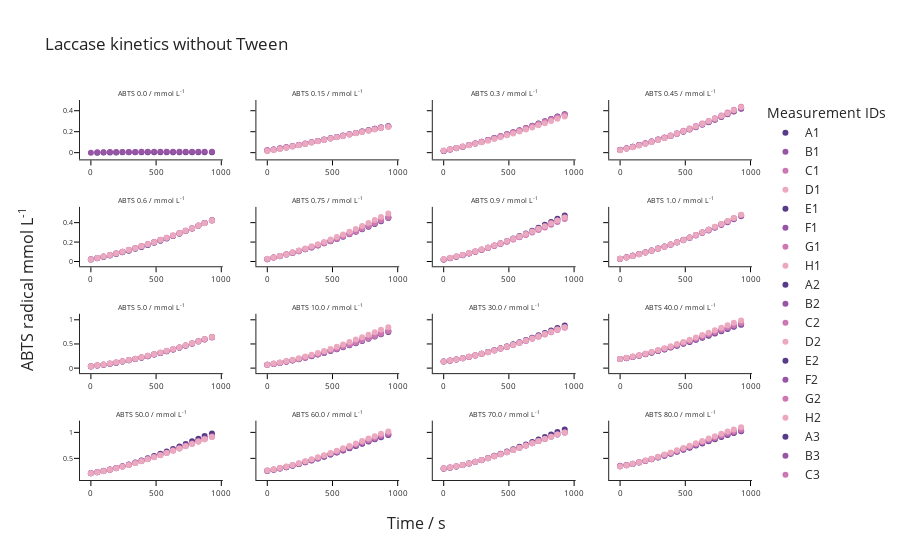

The notebook cell this image was saved under:
### Markdown cell above
### Visualize measurement data

### Code cell
estimator_woTween.visualize_data()

### Figure 1 — Plotly figure (JSON) as saved in the notebook; plotly's stock layout.template omitted (floating-point values rounded to 4 significant figures)
{"data": [{"marker": {"color": "rgb(87, 59, 136)"}, "mode": "markers", "name": "A1", "type": "scatter", "x": [0, 49, 97, 146, 194, 242, 291, 340, 388, 436, 485, 533, 581, 630, 679, 727, 776, 824, 872, 928], "xaxis": "x", "y": [null, 0.0001452, 0.001621, 0.002175, 0.00279, 0.00319, 0.004021, 0.004514, 0.004945, 0.004976, 0.005038, 0.004545, 0.004483, 0.00473, 0.004699, 0.004545, 0.00436, 0.004452, 0.004514, 0.004175], "yaxis": "y"}, {"marker": {"color": "rgb(152, 85, 166)"}, "mode": "markers", "name": "B1", "type": "scatter", "x": [0, 49, 97, 146, 194, 242, 291, 340, 388, 436, 485, 533, 581, 630, 679, 727, 776, 824, 872, 928], "xaxis": "x", "y": [0.0001452, 0.002852, 0.00396, 0.005346, 0.005623, 0.0055, 0.006548, 0.006794, 0.007935, 0.008182, 0.008243, 0.008058, 0.007596, 0.008521, 0.008367, 0.008336, 0.008213, 0.008552, 0.008891, 0.008459], "yaxis": "y"}, {"marker": {"color": "rgb(206, 120, 179)"}, "mode": "markers", "name": "C1", "type": "scatter", "x": [0, 49, 97, 146, 194, 242, 291, 340, 388, 436, 485, 533, 581, 630, 679, 727, 776, 824, 872, 928], "xaxis": "x", "y": [null, null, null, null, null, null, null, null, null, null, null, null, null, null, null, null, null, null, null, null], "yaxis": "y"}, {"marker": {"color": "rgb(236, 168, 190)"}, "mode": "markers", "name": "D1", "type": "scatter", "x": [0, 49, 97, 146, 194, 242, 291, 340, 388, 436, 485, 533, 581, 630, 679, 727, 776, 824, 872, 928], "xaxis": "x", "y": [null, null, null, null, null, null, null, null, null, null, null, null, null, null, null, null, null, null, null, null], "yaxis": "y"}, {"marker": {"color": "rgb(87, 59, 136)"}, "mode": "markers", "name": "E1", "type": "scatter", "x": [0, 49, 97, 146, 194, 242, 291, 340, 388, 436, 485, 533, 581, 630, 679, 727, 776, 824, 872, 928], "xaxis": "x2", "y": [0.0204, 0.03059, 0.04005, 0.05087, 0.06231, 0.07362, 0.08588, 0.09875, 0.1112, 0.1237, 0.1366, 0.1494, 0.1616, 0.1755, 0.1879, 0.2012, 0.2139, 0.2273, 0.2398, 0.2514], "yaxis": "y2"}, {"marker": {"color": "rgb(152, 85, 166)"}, "mode": "markers", "name": "F1", "type": "scatter", "x": [0, 49, 97, 146, 194, 242, 291, 340, 388, 436, 485, 533, 581, 630, 679, 727, 776, 824, 872, 928], "xaxis": "x2", "y": [0.01826, 0.02798, 0.03861, 0.0498, 0.06136, 0.07324, 0.08559, 0.09827, 0.1116, 0.1245, 0.1368, 0.1496, 0.1628, 0.1759, 0.1886, 0.2013, 0.215, 0.2274, 0.2399, 0.2526], "yaxis": "y2"}, {"marker": {"color": "rgb(206, 120, 179)"}, "mode": "markers", "name": "G1", "type": "scatter", "x": [0, 49, 97, 146, 194, 242, 291, 340, 388, 436, 485, 533, 581, 630, 679, 727, 776, 824, 872, 928], "xaxis": "x2", "y": [0.02468, 0.03109, 0.04124, 0.052, 0.06288, 0.07441, 0.08658, 0.09837, 0.1117, 0.1241, 0.1361, 0.1483, 0.1601, 0.1737, 0.1865, 0.1988, 0.212, 0.2247, 0.2366, 0.2488], "yaxis": "y2"}, {"marker": {"color": "rgb(236, 168, 190)"}, "mode": "markers", "name": "H1", "type": "scatter", "x": [0, 49, 97, 146, 194, 242, 291, 340, 388, 436, 485, 533, 581, 630, 679, 727, 776, 824, 872, 928], "xaxis": "x2", "y": [0.01535, 0.02484, 0.03608, 0.04761, 0.05934, 0.0708, 0.08278, 0.09641, 0.1084, 0.1203, 0.1345, 0.1469, 0.1582, 0.1727, 0.1844, 0.1966, 0.2089, 0.2214, 0.2343, 0.2441], "yaxis": "y2"}, {"marker": {"color": "rgb(87, 59, 136)"}, "mode": "markers", "name": "A2", "type": "scatter", "x": [0, 49, 97, 146, 194, 242, 291, 340, 388, 436, 485, 533, 581, 630, 679, 727, 776, 824, 872, 928], "xaxis": "x3", "y": [0.01687, 0.03087, 0.0435, 0.05739, 0.07225, 0.08789, 0.1043, 0.1208, 0.1387, 0.1567, 0.1755, 0.1946, 0.2145, 0.2353, 0.2557, 0.2775, 0.2995, 0.3213, 0.344, 0.3673], "yaxis": "y3"}, {"marker": {"color": "rgb(152, 85, 166)"}, "mode": "markers", "name": "B2", "type": "scatter", "x": [0, 49, 97, 146, 194, 242, 291, 340, 388, 436, 485, 533, 581, 630, 679, 727, 776, 824, 872, 928], "xaxis": "x3", "y": [0.01594, 0.03041, 0.0429, 0.05682, 0.07197, 0.0869, 0.1027, 0.12, 0.1376, 0.1559, 0.1746, 0.193, 0.2125, 0.2325, 0.2535, 0.2757, 0.2964, 0.319, 0.3415, 0.3642], "yaxis": "y3"}, {"marker": {"color": "rgb(206, 120, 179)"}, "mode": "markers", "name": "C2", "type": "scatter", "x": [0, 49, 97, 146, 194, 242, 291, 340, 388, 436, 485, 533, 581, 630, 679, 727, 776, 824, 872, 928], "xaxis": "x3", "y": [0.01823, 0.03022, 0.04359, 0.05764, 0.07235, 0.08815, 0.104, 0.1204, 0.1378, 0.1556, 0.1741, 0.1927, 0.2118, 0.2319, 0.252, 0.273, 0.2945, 0.3156, 0.3376, 0.3604], "yaxis": "y3"}, {"marker": {"color": "rgb(236, 168, 190)"}, "mode": "markers", "name": "D2", "type": "scatter", "x": [0, 49, 97, 146, 194, 242, 291, 340, 388, 436, 485, 533, 581, 630, 679, 727, 776, 824, 872, 928], "xaxis": "x3", "y": [0.01981, 0.03162, 0.04528, 0.05874, 0.07146, 0.08428, 0.09956, 0.1147, 0.1308, 0.1481, 0.1656, 0.1832, 0.2017, 0.2209, 0.2405, 0.2604, 0.2802, 0.3016, 0.3231, 0.3438], "yaxis": "y3"}, {"marker": {"color": "rgb(87, 59, 136)"}, "mode": "markers", "name": "E2", "type": "scatter", "x": [0, 49, 97, 146, 194, 242, 291, 340, 388, 436, 485, 533, 581, 630, 679, 727, 776, 824, 872, 928], "xaxis": "x4", "y": [0.02652, 0.04087, 0.05651, 0.07213, 0.08844, 0.1055, 0.1228, 0.1413, 0.1609, 0.1811, 0.2029, 0.224, 0.2463, 0.2702, 0.2932, 0.3172, 0.3427, 0.3684, 0.3951, 0.4212], "yaxis": "y4"}, {"marker": {"color": "rgb(152, 85, 166)"}, "mode": "markers", "name": "F2", "type": "scatter", "x": [0, 49, 97, 146, 194, 242, 291, 340, 388, 436, 485, 533, 581, 630, 679, 727, 776, 824, 872, 928], "xaxis": "x4", "y": [0.0281, 0.04165, 0.05707, 0.07305, 0.08831, 0.1051, 0.1245, 0.1412, 0.1597, 0.1796, 0.2001, 0.2211, 0.2429, 0.2665, 0.29, 0.3141, 0.3397, 0.3654, 0.3918, 0.4179], "yaxis": "y4"}, {"marker": {"color": "rgb(206, 120, 179)"}, "mode": "markers", "name": "G2", "type": "scatter", "x": [0, 49, 97, 146, 194, 242, 291, 340, 388, 436, 485, 533, 581, 630, 679, 727, 776, 824, 872, 928], "xaxis": "x4", "y": [0.0249, 0.0403, 0.05521, 0.07095, 0.08914, 0.1064, 0.1254, 0.1441, 0.1641, 0.1852, 0.2083, 0.2302, 0.2536, 0.2783, 0.3031, 0.3288, 0.3553, 0.3824, 0.4091, 0.4382], "yaxis": "y4"}, {"marker": {"color": "rgb(236, 168, 190)"}, "mode": "markers", "name": "H2", "type": "scatter", "x": [0, 49, 97, 146, 194, 242, 291, 340, 388, 436, 485, 533, 581, 630, 679, 727, 776, 824, 872, 928], "xaxis": "x4", "y": [0.02338, 0.03686, 0.05232, 0.06788, 0.08384, 0.1021, 0.1208, 0.1393, 0.1603, 0.1806, 0.2034, 0.2263, 0.2484, 0.2735, 0.2985, 0.324, 0.3501, 0.377, 0.4047, 0.4328], "yaxis": "y4"}, {"marker": {"color": "rgb(87, 59, 136)"}, "mode": "markers", "name": "A3", "type": "scatter", "x": [0, 49, 97, 146, 194, 242, 291, 340, 388, 436, 485, 533, 581, 630, 679, 727, 776, 824, 872, 928], "xaxis": "x5", "y": [0.02027, 0.03359, 0.04619, 0.06127, 0.07705, 0.09436, 0.1119, 0.1302, 0.1502, 0.1708, 0.1927, 0.2146, 0.2379, 0.2624, 0.2869, 0.3132, 0.3407, 0.3677, 0.396, 0.4254], "yaxis": "y5"}, {"marker": {"color": "rgb(152, 85, 166)"}, "mode": "markers", "name": "B3", "type": "scatter", "x": [0, 49, 97, 146, 194, 242, 291, 340, 388, 436, 485, 533, 581, 630, 679, 727, 776, 824, 872, 928], "xaxis": "x5", "y": [0.02316, 0.03727, 0.05134, 0.06661, 0.08314, 0.1001, 0.1184, 0.1372, 0.156, 0.176, 0.1977, 0.2191, 0.2415, 0.2656, 0.29, 0.3157, 0.3411, 0.3682, 0.3955, 0.4235], "yaxis": "y5"}, {"marker": {"color": "rgb(206, 120, 179)"}, "mode": "markers", "name": "C3", "type": "scatter", "x": [0, 49, 97, 146, 194, 242, 291, 340, 388, 436, 485, 533, 581, 630, 679, 727, 776, 824, 872, 928], "xaxis": "x5", "y": [0.02161, 0.03552, 0.05087, 0.06747, 0.08396, 0.1015, 0.1202, 0.1392, 0.1591, 0.1797, 0.2011, 0.2227, 0.2451, 0.2689, 0.2931, 0.318, 0.3429, 0.3695, 0.3961, 0.4249], "yaxis": "y5"}, {"marker": {"color": "rgb(236, 168, 190)"}, "mode": "markers", "name": "D3", "type": "scatter", "x": [0, 49, 97, 146, 194, 242, 291, 340, 388, 436, 485, 533, 581, 630, 679, 727, 776, 824, 872, 928], "xaxis": "x5", "y": [0.02037, 0.0359, 0.05037, 0.06601, 0.0824, 0.09969, 0.1183, 0.1369, 0.1571, 0.1775, 0.1993, 0.2209, 0.2437, 0.2672, 0.2912, 0.3156, 0.3412, 0.3677, 0.395, 0.4219], "yaxis": "y5"}, {"marker": {"color": "rgb(87, 59, 136)"}, "mode": "markers", "name": "E3", "type": "scatter", "x": [0, 49, 97, 146, 194, 242, 291, 340, 388, 436, 485, 533, 581, 630, 679, 727, 776, 824, 872, 928], "xaxis": "x6", "y": [0.02397, 0.04005, 0.05537, 0.07102, 0.0884, 0.1059, 0.1254, 0.145, 0.1654, 0.187, 0.2091, 0.2316, 0.2556, 0.2803, 0.3055, 0.332, 0.359, 0.3868, 0.4154, 0.4469], "yaxis": "y6"}, {"marker": {"color": "rgb(152, 85, 166)"}, "mode": "markers", "name": "F3", "type": "scatter", "x": [0, 49, 97, 146, 194, 242, 291, 340, 388, 436, 485, 533, 581, 630, 679, 727, 776, 824, 872, 928], "xaxis": "x6", "y": [0.02583, 0.04202, 0.05789, 0.07419, 0.09163, 0.1097, 0.1294, 0.1494, 0.1706, 0.1923, 0.2146, 0.2379, 0.2617, 0.2872, 0.3126, 0.3397, 0.3666, 0.3948, 0.4251, 0.4553], "yaxis": "y6"}, {"marker": {"color": "rgb(206, 120, 179)"}, "mode": "markers", "name": "G3", "type": "scatter", "x": [0, 49, 97, 146, 194, 242, 291, 340, 388, 436, 485, 533, 581, 630, 679, 727, 776, 824, 872, 928], "xaxis": "x6", "y": [0.0244, 0.04087, 0.05562, 0.07114, 0.08908, 0.1068, 0.1262, 0.1458, 0.1671, 0.1884, 0.2111, 0.2342, 0.258, 0.2839, 0.3095, 0.3373, 0.3646, 0.393, 0.4229, 0.452], "yaxis": "y6"}, {"marker": {"color": "rgb(236, 168, 190)"}, "mode": "markers", "name": "H3", "type": "scatter", "x": [0, 49, 97, 146, 194, 242, 291, 340, 388, 436, 485, 533, 581, 630, 679, 727, 776, 824, 872, 928], "xaxis": "x6", "y": [0.02751, 0.04165, 0.05777, 0.07559, 0.09378, 0.1133, 0.1346, 0.1561, 0.1789, 0.2015, 0.2271, 0.2529, 0.2789, 0.3071, 0.3357, 0.3654, 0.3961, 0.4277, 0.4594, 0.4933], "yaxis": "y6"}, {"marker": {"color": "rgb(87, 59, 136)"}, "mode": "markers", "name": "A4", "type": "scatter", "x": [0, 49, 97, 146, 194, 242, 291, 340, 388, 436, 485, 533, 581, 630, 679, 727, 776, 824, 872, 928], "xaxis": "x7", "y": [0.0208, 0.03474, 0.04968, 0.06547, 0.08275, 0.1016, 0.1214, 0.142, 0.1642, 0.187, 0.2109, 0.2365, 0.2621, 0.2893, 0.3173, 0.3469, 0.3774, 0.4079, 0.4406, 0.4737], "yaxis": "y7"}, {"marker": {"color": "rgb(152, 85, 166)"}, "mode": "markers", "name": "B4", "type": "scatter", "x": [0, 49, 97, 146, 194, 242, 291, 340, 388, 436, 485, 533, 581, 630, 679, 727, 776, 824, 872, 928], "xaxis": "x7", "y": [0.02037, 0.03515, 0.05018, 0.06658, 0.08416, 0.102, 0.1217, 0.1408, 0.1613, 0.1831, 0.2055, 0.2294, 0.2534, 0.2791, 0.3058, 0.3336, 0.3621, 0.3917, 0.4219, 0.4528], "yaxis": "y7"}, {"marker": {"color": "rgb(206, 120, 179)"}, "mode": "markers", "name": "C4", "type": "scatter", "x": [0, 49, 97, 146, 194, 242, 291, 340, 388, 436, 485, 533, 581, 630, 679, 727, 776, 824, 872, 928], "xaxis": "x7", "y": [0.02105, 0.03571, 0.05093, 0.06626, 0.08393, 0.1012, 0.12, 0.1395, 0.1604, 0.181, 0.2032, 0.2259, 0.2494, 0.2741, 0.2988, 0.3246, 0.3514, 0.3793, 0.4074, 0.4371], "yaxis": "y7"}, {"marker": {"color": "rgb(236, 168, 190)"}, "mode": "markers", "name": "D4", "type": "scatter", "x": [0, 49, 97, 146, 194, 242, 291, 340, 388, 436, 485, 533, 581, 630, 679, 727, 776, 824, 872, 928], "xaxis": "x7", "y": [0.02496, 0.03886, 0.0543, 0.07067, 0.08792, 0.1058, 0.126, 0.1452, 0.1665, 0.1883, 0.2108, 0.2342, 0.2575, 0.2831, 0.309, 0.3363, 0.3641, 0.393, 0.4228, 0.4528], "yaxis": "y7"}, {"marker": {"color": "rgb(87, 59, 136)"}, "mode": "markers", "name": "E4", "type": "scatter", "x": [0, 49, 97, 146, 194, 242, 291, 340, 388, 436, 485, 533, 581, 630, 679, 727, 776, 824, 872, 928], "xaxis": "x8", "y": [0.02701, 0.043, 0.05972, 0.0767, 0.09426, 0.1137, 0.1336, 0.1549, 0.1763, 0.1994, 0.2229, 0.2471, 0.272, 0.2991, 0.3264, 0.354, 0.3833, 0.4131, 0.4441, 0.476], "yaxis": "y8"}, {"marker": {"color": "rgb(152, 85, 166)"}, "mode": "markers", "name": "F4", "type": "scatter", "x": [0, 49, 97, 146, 194, 242, 291, 340, 388, 436, 485, 533, 581, 630, 679, 727, 776, 824, 872, 928], "xaxis": "x8", "y": [0.02736, 0.04228, 0.05827, 0.07534, 0.09263, 0.1112, 0.1307, 0.1514, 0.1733, 0.1947, 0.2183, 0.2423, 0.2665, 0.2934, 0.3198, 0.3478, 0.3755, 0.4048, 0.4354, 0.4665], "yaxis": "y8"}, {"marker": {"color": "rgb(206, 120, 179)"}, "mode": "markers", "name": "G4", "type": "scatter", "x": [0, 49, 97, 146, 194, 242, 291, 340, 388, 436, 485, 533, 581, 630, 679, 727, 776, 824, 872, 928], "xaxis": "x8", "y": [0.02944, 0.044, 0.06073, 0.07759, 0.09401, 0.1129, 0.133, 0.1529, 0.1756, 0.1983, 0.2218, 0.2466, 0.272, 0.2989, 0.3265, 0.3553, 0.3847, 0.4147, 0.446, 0.4786], "yaxis": "y8"}, {"marker": {"color": "rgb(236, 168, 190)"}, "mode": "markers", "name": "H4", "type": "scatter", "x": [0, 49, 97, 146, 194, 242, 291, 340, 388, 436, 485, 533, 581, 630, 679, 727, 776, 824, 872, 928], "xaxis": "x8", "y": [0.02711, 0.04206, 0.05758, 0.07464, 0.09186, 0.1107, 0.1314, 0.152, 0.1742, 0.1974, 0.2221, 0.2466, 0.2724, 0.2994, 0.3279, 0.357, 0.3866, 0.4175, 0.4488, 0.482], "yaxis": "y8"}, {"marker": {"color": "rgb(87, 59, 136)"}, "mode": "markers", "name": "A5", "type": "scatter", "x": [0, 49, 97, 146, 194, 242, 291, 340, 388, 436, 485, 533, 581, 630, 679, 727, 776, 824, 872, 928], "xaxis": "x9", "y": [0.03546, 0.052, 0.07, 0.08981, 0.1112, 0.1349, 0.1605, 0.1878, 0.217, 0.2477, 0.2796, 0.3139, 0.3497, 0.3872, 0.4263, 0.4678, 0.5094, 0.5537, 0.5989, 0.646], "yaxis": "y9"}, {"marker": {"color": "rgb(152, 85, 166)"}, "mode": "markers", "name": "B5", "type": "scatter", "x": [0, 49, 97, 146, 194, 242, 291, 340, 388, 436, 485, 533, 581, 630, 679, 727, 776, 824, 872, 928], "xaxis": "x9", "y": [0.03661, 0.05361, 0.07175, 0.09192, 0.1134, 0.137, 0.1623, 0.1892, 0.2177, 0.2474, 0.2797, 0.3126, 0.3474, 0.3836, 0.4213, 0.4629, 0.5055, 0.5485, 0.5917, 0.6344], "yaxis": "y9"}, {"marker": {"color": "rgb(206, 120, 179)"}, "mode": "markers", "name": "C5", "type": "scatter", "x": [0, 49, 97, 146, 194, 242, 291, 340, 388, 436, 485, 533, 581, 630, 679, 727, 776, 824, 872, 928], "xaxis": "x9", "y": [0.03865, 0.05622, 0.07467, 0.09513, 0.1172, 0.141, 0.1668, 0.1937, 0.2236, 0.2539, 0.2862, 0.3199, 0.3549, 0.3913, 0.4289, 0.4694, 0.5104, 0.5536, 0.5975, 0.6433], "yaxis": "y9"}, {"marker": {"color": "rgb(236, 168, 190)"}, "mode": "markers", "name": "D5", "type": "scatter", "x": [0, 49, 97, 146, 194, 242, 291, 340, 388, 436, 485, 533, 581, 630, 679, 727, 776, 824, 872, 928], "xaxis": "x9", "y": [0.03936, 0.05688, 0.07607, 0.09644, 0.119, 0.143, 0.169, 0.1963, 0.2258, 0.2561, 0.2882, 0.3224, 0.3581, 0.3946, 0.4334, 0.4735, 0.5142, 0.5571, 0.6007, 0.6461], "yaxis": "y9"}, {"marker": {"color": "rgb(87, 59, 136)"}, "mode": "markers", "name": "E5", "type": "scatter", "x": [0, 49, 97, 146, 194, 242, 291, 340, 388, 436, 485, 533, 581, 630, 679, 727, 776, 824, 872, 928], "xaxis": "x10", "y": [0.06782, 0.08671, 0.1081, 0.1313, 0.1574, 0.185, 0.2149, 0.2468, 0.2807, 0.3155, 0.3525, 0.3912, 0.4306, 0.4729, 0.5156, 0.5604, 0.6061, 0.6526, 0.7009, 0.7498], "yaxis": "y10"}, {"marker": {"color": "rgb(152, 85, 166)"}, "mode": "markers", "name": "F5", "type": "scatter", "x": [0, 49, 97, 146, 194, 242, 291, 340, 388, 436, 485, 533, 581, 630, 679, 727, 776, 824, 872, 928], "xaxis": "x10", "y": [0.06829, 0.08987, 0.1109, 0.1347, 0.1615, 0.1903, 0.2211, 0.2536, 0.2887, 0.3241, 0.3627, 0.4023, 0.4435, 0.4866, 0.5316, 0.577, 0.6237, 0.6731, 0.7226, 0.7718], "yaxis": "y10"}, {"marker": {"color": "rgb(206, 120, 179)"}, "mode": "markers", "name": "G5", "type": "scatter", "x": [0, 49, 97, 146, 194, 242, 291, 340, 388, 436, 485, 533, 581, 630, 679, 727, 776, 824, 872, 928], "xaxis": "x10", "y": [0.06962, 0.08904, 0.111, 0.1357, 0.1619, 0.1906, 0.2214, 0.2537, 0.2889, 0.3248, 0.3626, 0.4012, 0.4412, 0.4834, 0.5268, 0.5709, 0.6177, 0.6646, 0.713, 0.7615], "yaxis": "y10"}, {"marker": {"color": "rgb(236, 168, 190)"}, "mode": "markers", "name": "H5", "type": "scatter", "x": [0, 49, 97, 146, 194, 242, 291, 340, 388, 436, 485, 533, 581, 630, 679, 727, 776, 824, 872, 928], "xaxis": "x10", "y": [0.07229, 0.09372, 0.1183, 0.1448, 0.1739, 0.205, 0.239, 0.2753, 0.314, 0.3545, 0.3982, 0.444, 0.4914, 0.5402, 0.5901, 0.6411, 0.692, 0.7426, 0.7944, 0.8461], "yaxis": "y10"}, {"marker": {"color": "rgb(87, 59, 136)"}, "mode": "markers", "name": "A7", "type": "scatter", "x": [0, 49, 97, 146, 194, 242, 291, 340, 388, 436, 485, 533, 581, 630, 679, 727, 776, 824, 872, 928], "xaxis": "x11", "y": [0.1352, 0.1537, 0.1771, 0.2026, 0.2312, 0.2629, 0.2965, 0.3319, 0.3697, 0.4087, 0.4497, 0.492, 0.5367, 0.5821, 0.6294, 0.6781, 0.7287, 0.7792, 0.83, 0.8832], "yaxis": "y11"}, {"marker": {"color": "rgb(152, 85, 166)"}, "mode": "markers", "name": "B7", "type": "scatter", "x": [0, 49, 97, 146, 194, 242, 291, 340, 388, 436, 485, 533, 581, 630, 679, 727, 776, 824, 872, 928], "xaxis": "x11", "y": [0.1388, 0.1575, 0.1804, 0.2061, 0.2343, 0.2647, 0.2972, 0.332, 0.3687, 0.406, 0.4456, 0.4862, 0.5277, 0.5724, 0.617, 0.6628, 0.7098, 0.7575, 0.8047, 0.8532], "yaxis": "y11"}, {"marker": {"color": "rgb(206, 120, 179)"}, "mode": "markers", "name": "C7", "type": "scatter", "x": [0, 49, 97, 146, 194, 242, 291, 340, 388, 436, 485, 533, 581, 630, 679, 727, 776, 824, 872, 928], "xaxis": "x11", "y": [0.1389, 0.1573, 0.1797, 0.2049, 0.2328, 0.2631, 0.2952, 0.3295, 0.3654, 0.4016, 0.4397, 0.479, 0.5201, 0.5626, 0.6059, 0.6503, 0.6964, 0.7422, 0.7882, 0.8356], "yaxis": "y11"}, {"marker": {"color": "rgb(236, 168, 190)"}, "mode": "markers", "name": "D7", "type": "scatter", "x": [0, 49, 97, 146, 194, 242, 291, 340, 388, 436, 485, 533, 581, 630, 679, 727, 776, 824, 872, 928], "xaxis": "x11", "y": [0.1361, 0.1557, 0.1784, 0.2043, 0.2332, 0.2639, 0.2963, 0.3307, 0.3672, 0.4051, 0.4448, 0.4849, 0.5266, 0.5696, 0.6138, 0.6588, 0.7053, 0.7516, 0.7982, 0.8454], "yaxis": "y11"}, {"marker": {"color": "rgb(87, 59, 136)"}, "mode": "markers", "name": "E7", "type": "scatter", "x": [0, 49, 97, 146, 194, 242, 291, 340, 388, 436, 485, 533, 581, 630, 679, 727, 776, 824, 872, 928], "xaxis": "x12", "y": [0.1867, 0.2063, 0.2304, 0.2575, 0.2867, 0.3183, 0.3526, 0.3876, 0.4249, 0.4627, 0.5025, 0.543, 0.585, 0.6286, 0.6725, 0.7178, 0.7636, 0.8092, 0.8545, 0.8989], "yaxis": "y12"}, {"marker": {"color": "rgb(152, 85, 166)"}, "mode": "markers", "name": "F7", "type": "scatter", "x": [0, 49, 97, 146, 194, 242, 291, 340, 388, 436, 485, 533, 581, 630, 679, 727, 776, 824, 872, 928], "xaxis": "x12", "y": [0.1874, 0.2084, 0.2334, 0.261, 0.2907, 0.3232, 0.3571, 0.393, 0.4307, 0.4694, 0.5096, 0.5511, 0.5935, 0.6382, 0.6827, 0.728, 0.774, 0.8195, 0.8661, 0.9112], "yaxis": "y12"}, {"marker": {"color": "rgb(206, 120, 179)"}, "mode": "markers", "name": "G7", "type": "scatter", "x": [0, 49, 97, 146, 194, 242, 291, 340, 388, 436, 485, 533, 581, 630, 679, 727, 776, 824, 872, 928], "xaxis": "x12", "y": [0.187, 0.2092, 0.2347, 0.2635, 0.2943, 0.3278, 0.3631, 0.3995, 0.4388, 0.479, 0.5207, 0.563, 0.6073, 0.6527, 0.6987, 0.7453, 0.7923, 0.8391, 0.886, 0.9308], "yaxis": "y12"}, {"marker": {"color": "rgb(236, 168, 190)"}, "mode": "markers", "name": "H7", "type": "scatter", "x": [0, 49, 97, 146, 194, 242, 291, 340, 388, 436, 485, 533, 581, 630, 679, 727, 776, 824, 872, 928], "xaxis": "x12", "y": [0.1901, 0.2129, 0.2391, 0.2689, 0.3012, 0.3362, 0.3736, 0.4129, 0.4543, 0.497, 0.542, 0.5873, 0.6348, 0.6837, 0.7336, 0.784, 0.8351, 0.8849, 0.9394, 0.9862], "yaxis": "y12"}, {"marker": {"color": "rgb(87, 59, 136)"}, "mode": "markers", "name": "A8", "type": "scatter", "x": [0, 49, 97, 146, 194, 242, 291, 340, 388, 436, 485, 533, 581, 630, 679, 727, 776, 824, 872, 928], "xaxis": "x13", "y": [0.2159, 0.2347, 0.258, 0.2849, 0.3151, 0.3482, 0.3836, 0.4207, 0.4601, 0.5015, 0.544, 0.5878, 0.6331, 0.6807, 0.7293, 0.7777, 0.8283, 0.8778, 0.9282, 0.9785], "yaxis": "y13"}, {"marker": {"color": "rgb(152, 85, 166)"}, "mode": "markers", "name": "B8", "type": "scatter", "x": [0, 49, 97, 146, 194, 242, 291, 340, 388, 436, 485, 533, 581, 630, 679, 727, 776, 824, 872, 928], "xaxis": "x13", "y": [0.2137, 0.2327, 0.2553, 0.2816, 0.3112, 0.3423, 0.3763, 0.4113, 0.4493, 0.4878, 0.5282, 0.5685, 0.6105, 0.6563, 0.7004, 0.7453, 0.7909, 0.8374, 0.8816, 0.9266], "yaxis": "y13"}, {"marker": {"color": "rgb(206, 120, 179)"}, "mode": "markers", "name": "C8", "type": "scatter", "x": [0, 49, 97, 146, 194, 242, 291, 340, 388, 436, 485, 533, 581, 630, 679, 727, 776, 824, 872, 928], "xaxis": "x13", "y": [0.2181, 0.2367, 0.2596, 0.2858, 0.3143, 0.3451, 0.378, 0.4123, 0.4498, 0.4863, 0.5255, 0.5669, 0.6075, 0.6495, 0.6919, 0.7359, 0.78, 0.8253, 0.8696, 0.9139], "yaxis": "y13"}, {"marker": {"color": "rgb(236, 168, 190)"}, "mode": "markers", "name": "D8", "type": "scatter", "x": [0, 49, 97, 146, 194, 242, 291, 340, 388, 436, 485, 533, 581, 630, 679, 727, 776, 824, 872, 928], "xaxis": "x13", "y": [0.213, 0.2321, 0.2544, 0.2803, 0.3093, 0.3403, 0.374, 0.4084, 0.445, 0.483, 0.5213, 0.5614, 0.6031, 0.646, 0.6891, 0.7335, 0.7777, 0.8231, 0.8671, 0.9116], "yaxis": "y13"}, {"marker": {"color": "rgb(87, 59, 136)"}, "mode": "markers", "name": "E8", "type": "scatter", "x": [0, 49, 97, 146, 194, 242, 291, 340, 388, 436, 485, 533, 581, 630, 679, 727, 776, 824, 872, 928], "xaxis": "x14", "y": [0.2592, 0.2795, 0.3031, 0.33, 0.3597, 0.3914, 0.4241, 0.4584, 0.4955, 0.5331, 0.5721, 0.6116, 0.6529, 0.6953, 0.7375, 0.7807, 0.8234, 0.8662, 0.9085, 0.949], "yaxis": "y14"}, {"marker": {"color": "rgb(152, 85, 166)"}, "mode": "markers", "name": "F8", "type": "scatter", "x": [0, 49, 97, 146, 194, 242, 291, 340, 388, 436, 485, 533, 581, 630, 679, 727, 776, 824, 872, 928], "xaxis": "x14", "y": [0.2603, 0.2803, 0.3039, 0.3314, 0.3607, 0.3925, 0.4262, 0.4616, 0.4988, 0.5376, 0.5765, 0.6166, 0.6579, 0.7008, 0.7438, 0.7867, 0.8301, 0.8727, 0.9155, 0.9559], "yaxis": "y14"}, {"marker": {"color": "rgb(206, 120, 179)"}, "mode": "markers", "name": "G8", "type": "scatter", "x": [0, 49, 97, 146, 194, 242, 291, 340, 388, 436, 485, 533, 581, 630, 679, 727, 776, 824, 872, 928], "xaxis": "x14", "y": [0.2659, 0.2873, 0.3124, 0.3403, 0.3705, 0.4032, 0.4382, 0.4744, 0.5133, 0.5518, 0.5927, 0.6344, 0.6774, 0.7213, 0.7666, 0.8105, 0.8553, 0.8985, 0.9414, 0.9815], "yaxis": "y14"}, {"marker": {"color": "rgb(236, 168, 190)"}, "mode": "markers", "name": "H8", "type": "scatter", "x": [0, 49, 97, 146, 194, 242, 291, 340, 388, 436, 485, 533, 581, 630, 679, 727, 776, 824, 872, 928], "xaxis": "x14", "y": [0.2678, 0.2886, 0.3139, 0.3425, 0.3738, 0.4076, 0.4438, 0.4813, 0.5214, 0.5618, 0.605, 0.6489, 0.6927, 0.7396, 0.7862, 0.8337, 0.8819, 0.9278, 0.9744, 1.018], "yaxis": "y14"}, {"marker": {"color": "rgb(87, 59, 136)"}, "mode": "markers", "name": "A9", "type": "scatter", "x": [0, 49, 97, 146, 194, 242, 291, 340, 388, 436, 485, 533, 581, 630, 679, 727, 776, 824, 872, 928], "xaxis": "x15", "y": [0.3021, 0.3199, 0.3434, 0.3704, 0.4007, 0.4337, 0.4699, 0.5078, 0.5481, 0.5889, 0.6322, 0.676, 0.7224, 0.769, 0.8171, 0.8649, 0.9132, 0.9613, 1.008, 1.055], "yaxis": "y15"}, {"marker": {"color": "rgb(152, 85, 166)"}, "mode": "markers", "name": "B9", "type": "scatter", "x": [0, 49, 97, 146, 194, 242, 291, 340, 388, 436, 485, 533, 581, 630, 679, 727, 776, 824, 872, 928], "xaxis": "x15", "y": [0.305, 0.3224, 0.3445, 0.3712, 0.4, 0.4318, 0.4658, 0.5015, 0.5395, 0.5784, 0.6185, 0.6592, 0.7021, 0.7461, 0.7889, 0.8335, 0.8764, 0.9194, 0.9599, 0.9995], "yaxis": "y15"}, {"marker": {"color": "rgb(206, 120, 179)"}, "mode": "markers", "name": "C9", "type": "scatter", "x": [0, 49, 97, 146, 194, 242, 291, 340, 388, 436, 485, 533, 581, 630, 679, 727, 776, 824, 872, 928], "xaxis": "x15", "y": [0.3089, 0.3252, 0.3474, 0.3742, 0.4033, 0.4349, 0.4696, 0.5045, 0.5427, 0.5806, 0.621, 0.6614, 0.704, 0.7466, 0.7894, 0.8325, 0.8749, 0.9181, 0.9584, 0.9966], "yaxis": "y15"}, {"marker": {"color": "rgb(236, 168, 190)"}, "mode": "markers", "name": "D9", "type": "scatter", "x": [0, 49, 97, 146, 194, 242, 291, 340, 388, 436, 485, 533, 581, 630, 679, 727, 776, 824, 872, 928], "xaxis": "x15", "y": [0.3055, 0.3237, 0.3461, 0.3728, 0.4016, 0.4339, 0.4677, 0.5032, 0.5405, 0.5794, 0.6194, 0.6603, 0.7023, 0.7453, 0.7889, 0.8323, 0.8762, 0.9183, 0.9581, 0.9975], "yaxis": "y15"}, {"marker": {"color": "rgb(87, 59, 136)"}, "mode": "markers", "name": "E9", "type": "scatter", "x": [0, 49, 97, 146, 194, 242, 291, 340, 388, 436, 485, 533, 581, 630, 679, 727, 776, 824, 872, 928], "xaxis": "x16", "y": [0.349, 0.3679, 0.3918, 0.419, 0.4484, 0.4808, 0.5147, 0.5502, 0.5877, 0.625, 0.6649, 0.7051, 0.7457, 0.7881, 0.8287, 0.8696, 0.909, 0.9502, 0.9868, 1.021], "yaxis": "y16"}, {"marker": {"color": "rgb(152, 85, 166)"}, "mode": "markers", "name": "F9", "type": "scatter", "x": [0, 49, 97, 146, 194, 242, 291, 340, 388, 436, 485, 533, 581, 630, 679, 727, 776, 824, 872, 928], "xaxis": "x16", "y": [0.3561, 0.3747, 0.3977, 0.4251, 0.4553, 0.4873, 0.5208, 0.5571, 0.5954, 0.6334, 0.6733, 0.7145, 0.7556, 0.7979, 0.8388, 0.8793, 0.9192, 0.9579, 0.9957, 1.03], "yaxis": "y16"}, {"marker": {"color": "rgb(206, 120, 179)"}, "mode": "markers", "name": "G9", "type": "scatter", "x": [0, 49, 97, 146, 194, 242, 291, 340, 388, 436, 485, 533, 581, 630, 679, 727, 776, 824, 872, 928], "xaxis": "x16", "y": [0.3488, 0.3699, 0.3948, 0.424, 0.456, 0.4899, 0.5261, 0.5639, 0.6035, 0.6433, 0.6845, 0.7277, 0.7706, 0.8144, 0.8579, 0.899, 0.9401, 0.9812, 1.017, 1.051], "yaxis": "y16"}, {"marker": {"color": "rgb(236, 168, 190)"}, "mode": "markers", "name": "H9", "type": "scatter", "x": [0, 49, 97, 146, 194, 242, 291, 340, 388, 436, 485, 533, 581, 630, 679, 727, 776, 824, 872, 928], "xaxis": "x16", "y": [0.346, 0.3678, 0.3944, 0.4246, 0.4581, 0.4941, 0.5327, 0.5721, 0.6134, 0.6551, 0.699, 0.7442, 0.7894, 0.8365, 0.8836, 0.928, 0.9739, 1.017, 1.058, 1.097], "yaxis": "y16"}], "layout": {"annotations": [{"font": {"size": 7}, "showarrow": false, "text": "ABTS 0.0 / mmol L<sup>-1</sup>", "x": 0.1062, "xanchor": "center", "xref": "paper", "y": 1, "yanchor": "bottom", "yref": "paper"}, {"font": {"size": 7}, "showarrow": false, "text": "ABTS 0.15 / mmol L<sup>-1</sup>", "x": 0.3688, "xanchor": "center", "xref": "paper", "y": 1, "yanchor": "bottom", "yref": "paper"}, {"font": {"size": 7}, "showarrow": false, "text": "ABTS 0.3 / mmol L<sup>-1</sup>", "x": 0.6313, "xanchor": "center", "xref": "paper", "y": 1, "yanchor": "bottom", "yref": "paper"}, {"font": {"size": 7}, "showarrow": false, "text": "ABTS 0.45 / mmol L<sup>-1</sup>", "x": 0.8938, "xanchor": "center", "xref": "paper", "y": 1, "yanchor": "bottom", "yref": "paper"}, {"font": {"size": 7}, "showarrow": false, "text": "ABTS 0.6 / mmol L<sup>-1</sup>", "x": 0.1062, "xanchor": "center", "xref": "paper", "y": 0.7188, "yanchor": "bottom", "yref": "paper"}, {"font": {"size": 7}, "showarrow": false, "text": "ABTS 0.75 / mmol L<sup>-1</sup>", "x": 0.3688, "xanchor": "center", "xref": "paper", "y": 0.7188, "yanchor": "bottom", "yref": "paper"}, {"font": {"size": 7}, "showarrow": false, "text": "ABTS 0.9 / mmol L<sup>-1</sup>", "x": 0.6313, "xanchor": "center", "xref": "paper", "y": 0.7188, "yanchor": "bottom", "yref": "paper"}, {"font": {"size": 7}, "showarrow": false, "text": "ABTS 1.0 / mmol L<sup>-1</sup>", "x": 0.8938, "xanchor": "center", "xref": "paper", "y": 0.7188, "yanchor": "bottom", "yref": "paper"}, {"font": {"size": 7}, "showarrow": false, "text": "ABTS 5.0 / mmol L<sup>-1</sup>", "x": 0.1062, "xanchor": "center", "xref": "paper", "y": 0.4375, "yanchor": "bottom", "yref": "paper"}, {"font": {"size": 7}, "showarrow": false, "text": "ABTS 10.0 / mmol L<sup>-1</sup>", "x": 0.3688, "xanchor": "center", "xref": "paper", "y": 0.4375, "yanchor": "bottom", "yref": "paper"}, {"font": {"size": 7}, "showarrow": false, "text": "ABTS 30.0 / mmol L<sup>-1</sup>", "x": 0.6313, "xanchor": "center", "xref": "paper", "y": 0.4375, "yanchor": "bottom", "yref": "paper"}, {"font": {"size": 7}, "showarrow": false, "text": "ABTS 40.0 / mmol L<sup>-1</sup>", "x": 0.8938, "xanchor": "center", "xref": "paper", "y": 0.4375, "yanchor": "bottom", "yref": "paper"}, {"font": {"size": 7}, "showarrow": false, "text": "ABTS 50.0 / mmol L<sup>-1</sup>", "x": 0.1062, "xanchor": "center", "xref": "paper", "y": 0.1562, "yanchor": "bottom", "yref": "paper"}, {"font": {"size": 7}, "showarrow": false, "text": "ABTS 60.0 / mmol L<sup>-1</sup>", "x": 0.3688, "xanchor": "center", "xref": "paper", "y": 0.1562, "yanchor": "bottom", "yref": "paper"}, {"font": {"size": 7}, "showarrow": false, "text": "ABTS 70.0 / mmol L<sup>-1</sup>", "x": 0.6313, "xanchor": "center", "xref": "paper", "y": 0.1562, "yanchor": "bottom", "yref": "paper"}, {"font": {"size": 7}, "showarrow": false, "text": "ABTS 80.0 / mmol L<sup>-1</sup>", "x": 0.8938, "xanchor": "center", "xref": "paper", "y": 0.1562, "yanchor": "bottom", "yref": "paper"}, {"font": {"size": 16}, "showarrow": false, "text": "Time / s", "x": 0.5, "xanchor": "center", "xref": "paper", "y": 0, "yanchor": "top", "yref": "paper", "yshift": -30}, {"font": {"size": 16}, "showarrow": false, "text": "ABTS radical mmol L<sup>-1</sup>", "textangle": -90, "x": 0, "xanchor": "right", "xref": "paper", "xshift": -40, "y": 0.5, "yanchor": "middle", "yref": "paper"}], "hoverlabel": {"align": "right"}, "legend": {"title": {"text": "Measurement IDs"}}, "title": {"text": "Laccase kinetics without Tween"}, "xaxis": {"anchor": "y", "domain": [0, 0.2125], "showgrid": false, "tickcolor": "black", "tickfont": {"size": 8}, "ticks": "outside", "tickwidth": 1, "title": {"font": {"size": 8}}}, "xaxis10": {"anchor": "y10", "domain": [0.2625, 0.475], "tickcolor": "black", "tickfont": {"size": 8}, "ticks": "outside", "tickwidth": 1, "title": {"font": {"size": 8}}}, "xaxis11": {"anchor": "y11", "domain": [0.525, 0.7375], "tickcolor": "black", "tickfont": {"size": 8}, "ticks": "outside", "tickwidth": 1, "title": {"font": {"size": 8}}}, "xaxis12": {"anchor": "y12", "domain": [0.7875, 1], "tickcolor": "black", "tickfont": {"size": 8}, "ticks": "outside", "tickwidth": 1, "title": {"font": {"size": 8}}}, "xaxis13": {"anchor": "y13", "domain": [0, 0.2125], "tickcolor": "black", "tickfont": {"size": 8}, "ticks": "outside", "tickwidth": 1, "title": {"font": {"size": 8}}}, "xaxis14": {"anchor": "y14", "domain": [0.2625, 0.475], "tickcolor": "black", "tickfont": {"size": 8}, "ticks": "outside", "tickwidth": 1, "title": {"font": {"size": 8}}}, "xaxis15": {"anchor": "y15", "domain": [0.525, 0.7375], "tickcolor": "black", "tickfont": {"size": 8}, "ticks": "outside", "tickwidth": 1, "title": {"font": {"size": 8}}}, "xaxis16": {"anchor": "y16", "domain": [0.7875, 1], "tickcolor": "black", "tickfont": {"size": 8}, "ticks": "outside", "tickwidth": 1, "title": {"font": {"size": 8}}}, "xaxis2": {"anchor": "y2", "domain": [0.2625, 0.475], "tickcolor": "black", "tickfont": {"size": 8}, "ticks": "outside", "tickwidth": 1, "title": {"font": {"size": 8}}}, "xaxis3": {"anchor": "y3", "domain": [0.525, 0.7375], "tickcolor": "black", "tickfont": {"size": 8}, "ticks": "outside", "tickwidth": 1, "title": {"font": {"size": 8}}}, "xaxis4": {"anchor": "y4", "domain": [0.7875, 1], "tickcolor": "black", "tickfont": {"size": 8}, "ticks": "outside", "tickwidth": 1, "title": {"font": {"size": 8}}}, "xaxis5": {"anchor": "y5", "domain": [0, 0.2125], "tickcolor": "black", "tickfont": {"size": 8}, "ticks": "outside", "tickwidth": 1, "title": {"font": {"size": 8}}}, "xaxis6": {"anchor": "y6", "domain": [0.2625, 0.475], "tickcolor": "black", "tickfont": {"size": 8}, "ticks": "outside", "tickwidth": 1, "title": {"font": {"size": 8}}}, "xaxis7": {"anchor": "y7", "domain": [0.525, 0.7375], "tickcolor": "black", "tickfont": {"size": 8}, "ticks": "outside", "tickwidth": 1, "title": {"font": {"size": 8}}}, "xaxis8": {"anchor": "y8", "domain": [0.7875, 1], "tickcolor": "black", "tickfont": {"size": 8}, "ticks": "outside", "tickwidth": 1, "title": {"font": {"size": 8}}}, "xaxis9": {"anchor": "y9", "domain": [0, 0.2125], "tickcolor": "black", "tickfont": {"size": 8}, "ticks": "outside", "tickwidth": 1, "title": {"font": {"size": 8}}}, "yaxis": {"anchor": "x", "domain": [0.8438, 1], "showgrid": false, "tickcolor": "black", "tickfont": {"size": 7}, "ticks": "outside", "tickwidth": 1, "title": {"font": {"size": 7}}}, "yaxis10": {"anchor": "x10", "domain": [0.2812, 0.4375], "matches": "y9", "showticklabels": false, "tickcolor": "black", "tickfont": {"size": 7}, "ticks": "outside", "tickwidth": 1, "title": {"font": {"size": 7}}}, "yaxis11": {"anchor": "x11", "domain": [0.2812, 0.4375], "matches": "y9", "showticklabels": false, "tickcolor": "black", "tickfont": {"size": 7}, "ticks": "outside", "tickwidth": 1, "title": {"font": {"size": 7}}}, "yaxis12": {"anchor": "x12", "domain": [0.2812, 0.4375], "matches": "y9", "showticklabels": false, "tickcolor": "black", "tickfont": {"size": 7}, "ticks": "outside", "tickwidth": 1, "title": {"font": {"size": 7}}}, "yaxis13": {"anchor": "x13", "domain": [0, 0.1562], "tickcolor": "black", "tickfont": {"size": 7}, "ticks": "outside", "tickwidth": 1, "title": {"font": {"size": 7}}}, "yaxis14": {"anchor": "x14", "domain": [0, 0.1562], "matches": "y13", "showticklabels": false, "tickcolor": "black", "tickfont": {"size": 7}, "ticks": "outside", "tickwidth": 1, "title": {"font": {"size": 7}}}, "yaxis15": {"anchor": "x15", "domain": [0, 0.1562], "matches": "y13", "showticklabels": false, "tickcolor": "black", "tickfont": {"size": 7}, "ticks": "outside", "tickwidth": 1, "title": {"font": {"size": 7}}}, "yaxis16": {"anchor": "x16", "domain": [0, 0.1562], "matches": "y13", "showticklabels": false, "tickcolor": "black", "tickfont": {"size": 7}, "ticks": "outside", "tickwidth": 1, "title": {"font": {"size": 7}}}, "yaxis2": {"anchor": "x2", "domain": [0.8438, 1], "matches": "y", "showticklabels": false, "tickcolor": "black", "tickfont": {"size": 7}, "ticks": "outside", "tickwidth": 1, "title": {"font": {"size": 7}}}, "yaxis3": {"anchor": "x3", "domain": [0.8438, 1], "matches": "y", "showticklabels": false, "tickcolor": "black", "tickfont": {"size": 7}, "ticks": "outside", "tickwidth": 1, "title": {"font": {"size": 7}}}, "yaxis4": {"anchor": "x4", "domain": [0.8438, 1], "matches": "y", "showticklabels": false, "tickcolor": "black", "tickfont": {"size": 7}, "ticks": "outside", "tickwidth": 1, "title": {"font": {"size": 7}}}, "yaxis5": {"anchor": "x5", "domain": [0.5625, 0.7188], "tickcolor": "black", "tickfont": {"size": 7}, "ticks": "outside", "tickwidth": 1, "title": {"font": {"size": 7}}}, "yaxis6": {"anchor": "x6", "domain": [0.5625, 0.7188], "matches": "y5", "showticklabels": false, "tickcolor": "black", "tickfont": {"size": 7}, "ticks": "outside", "tickwidth": 1, "title": {"font": {"size": 7}}}, "yaxis7": {"anchor": "x7", "domain": [0.5625, 0.7188], "matches": "y5", "showticklabels": false, "tickcolor": "black", "tickfont": {"size": 7}, "ticks": "outside", "tickwidth": 1, "title": {"font": {"size": 7}}}, "yaxis8": {"anchor": "x8", "domain": [0.5625, 0.7188], "matches": "y5", "showticklabels": false, "tickcolor": "black", "tickfont": {"size": 7}, "ticks": "outside", "tickwidth": 1, "title": {"font": {"size": 7}}}, "yaxis9": {"anchor": "x9", "domain": [0.2812, 0.4375], "tickcolor": "black", "tickfont": {"size": 7}, "ticks": "outside", "tickwidth": 1, "title": {"font": {"size": 7}}}}}
